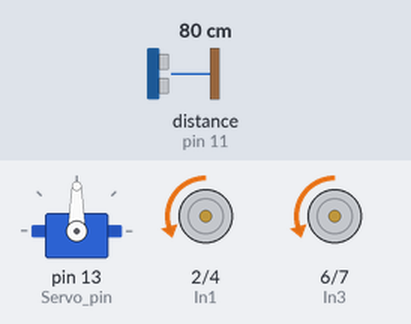
Recording of a sketch running on a simulated Arduino Uno, built with avr-gcc and run on an emulated ATmega328P. Shown: servo, motor-driver pin pairs drawn as motors (green arrow = first pin HIGH = forward, orange = second pin HIGH = backward, longer = more drive, scaled by the enable pin). Wiring (inferred from the names in the program): ultrasonic range finder: trigger pin 10; echo pin 11. Inputs (shaded band) come from the test bench; at power-on: distance to the obstacle (sensor on pin 11) 80 cm. The echo pulse lasts 58.3 µs per cm.

Above: at 1.2 s.
1.3 s: distance to the obstacle (sensor on pin 11) set to 19 cm
2.8 s: distance to the obstacle (sensor on pin 11) set to 15 cm
At 2.95 s:
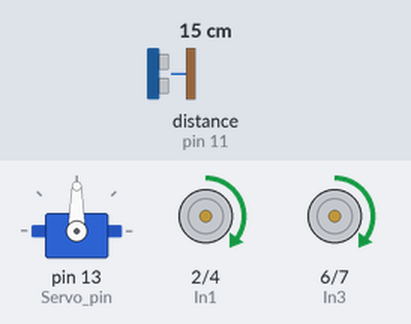
At 3.66 s:
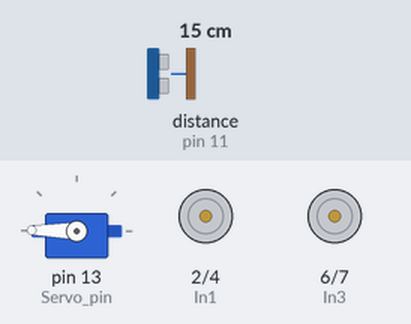
5.8 s: distance to the obstacle (sensor on pin 11) set to 18 cm
At 5.8 s:
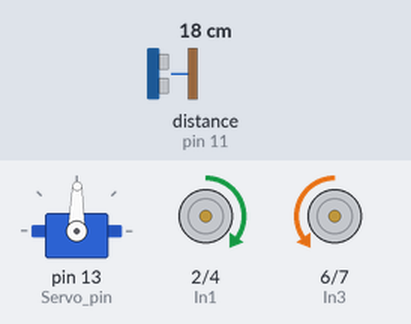
Timing chart, 0 to 8.8 s (numbered marks = the images above; inputs shaded):
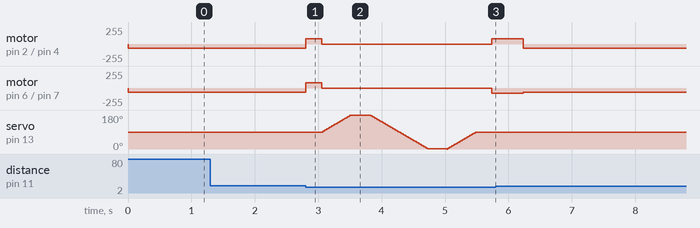

Measured:
- the behaviour switches between 17 and 16 cm on distance to the obstacle (sensor on pin 11) (found by bisection; images 0 and 1)
- after the input at 1.3 s, every drawn part: stays the same
- after the input at 2.8 s, motor on pin 2 (In1) / pin 4 (In2): backward 60/255 → forward 80/255 at once, → stopped 0.25 s later, → forward 80/255 2.7 s later; motor on pin 6 (In3) / pin 7 (In4): backward 60/255 → forward 80/255 at once, → stopped 0.25 s later, → backward 80/255 2.7 s later
- after the input at 5.8 s, servo on pin 13 (Servo_pin): stops changing and stays 89°

The sketch:

Modo_evasor.ino
```cpp
#include "Evasor.hpp"

Evasor robot_1;
void setup()
{
    robot_1.init();
    Serial.begin(9600);
}

void loop()
{
    robot_1.Modo_evasor(15,60);
}
```

Evasor.cpp
```cpp
#include "Evasor.hpp"

void Evasor::Modo_evasor(int Distancia, uint8_t velocidad)
{
    float Distancia_izq, Distancia_der;

    Motores_mv(velocidad,velocidad);
    if (Obtener_distancia()<= Distancia)
    {
        Motores_mv(-80,-80);
        delay(250);
        Motores_mv(0,0);

        //Barrido de servo de derecha a izquierda
        for (size_t i = 90; i < Angulo_max; i++)
        {
            servo_1.write(i);
            delay(5);
        }
        Distancia_izq = Obtener_distancia();
        delay(300);


        for (size_t i = Angulo_max; i > Angulo_min; i--)
        {
            servo_1.write(i);
            delay(5);
        }
        Distancia_der = Obtener_distancia();
        delay(300);


        for (size_t i = Angulo_min; i < 90; i++)
        {
            servo_1.write(i);
            delay(5);
        }
        delay(250);

        if(Distancia_izq<Distancia_der)
        {
            //Obstaculo detectado en el lado izquierdo, debe girar a la derecha
            Motores_mv(50, -50);
            delay(500);
            Motores_mv(velocidad, velocidad);
        }
        else
        {
            //Obstaculo detectado en el lado derecho por lo que debe girar a la izquierda
            Motores_mv(-50, 50);
            delay(500);
            Motores_mv(velocidad, velocidad);
        }

    }

}

float Evasor::Obtener_distancia()
{
    long lduration;
    long ldistance;

    //Se manda un pulso por el pin Trigger
    digitalWrite(Trigger, LOW);
    delayMicroseconds(2);
    digitalWrite(Trigger, HIGH);
    delayMicroseconds(10);
    digitalWrite(Trigger, LOW);

    //Se mide cuanto tiempo tardo en us
    //Ecuación d = l_distancia/2 * velocidad cm/us
    lduration = pulseIn(Echo, HIGH);
    ldistance = (lduration / 2) / 29.1;
    return ldistance;
}

void Evasor::init()
{
    Motores_init();
    pinMode(Trigger, OUTPUT);
    pinMode(Echo, INPUT);
    servo_1.attach(Servo_pin);
    servo_1.write(90);
}

Evasor::Evasor() : Robot::Robot()
{
}
Evasor::~Evasor()
{
}
```

Evasor.hpp
```cpp
#include "Robot.hpp"
#include <Servo.h>

//Clase evasor que hereda todos los metodos public de la clase Robot
class Evasor : public Robot
{
private:
    /* data */
    const uint8_t Echo = 11;
    const uint8_t Trigger = 10;
    const uint8_t Servo_pin = 13;
    uint8_t Angulo_min = 0;
    uint8_t Angulo_max = 180;
    Servo servo_1;
    float distancia;

public:
    Evasor(/* args */);
    ~Evasor();
    void init();
    void Modo_evasor(int Distancia, uint8_t velocidad);
    float Obtener_distancia();
};
```

Robot.cpp
```cpp
#include "Robot.hpp"

void Robot::Motores_init()
{
    pinMode(In1, OUTPUT);
    pinMode(In2, OUTPUT);
    pinMode(Pwm1, OUTPUT);

    pinMode(In3, OUTPUT);
    pinMode(In4, OUTPUT);
    pinMode(Pwm2, OUTPUT);
}
void Robot::Motores_mv(int velocidad_izquierda, int velocidad_derecha)
{
    if (velocidad_izquierda > 0)
    {
        analogWrite(Pwm1, velocidad_izquierda);
        digitalWrite(In1, LOW);
        digitalWrite(In2, HIGH);
    }
    else
    {
        velocidad_izquierda = -1 * velocidad_izquierda;
        analogWrite(Pwm1, velocidad_izquierda);
        digitalWrite(In1, HIGH);
        digitalWrite(In2, LOW);
    }
    if (velocidad_derecha > 0)
    {
        analogWrite(Pwm2, velocidad_derecha);
        digitalWrite(In3, LOW);
        digitalWrite(In4, HIGH);
    }
    else
    {
        velocidad_derecha = -1 * velocidad_derecha;
        analogWrite(Pwm2, velocidad_derecha);
        digitalWrite(In3, HIGH);
        digitalWrite(In4, LOW);
    }
}

Robot::Robot()
{
}

Robot::~Robot()
{
}
```

Robot.hpp
```cpp
#include<Arduino.h>

class Robot
{
private:
    const uint8_t In1 = 2;
    const uint8_t In2 = 4;
    const uint8_t Pwm1 = 3;
    const uint8_t In3 = 6;
    const uint8_t In4 = 7;
    const uint8_t Pwm2 = 5;

public:
    void Motores_init();
    void Motores_mv(int velocidad_izquierda, int velocidad_derecha);
    Robot();
    ~Robot();
};
```
